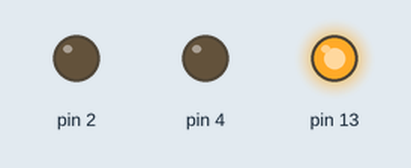
Simulated run of this sketch. Board: Arduino Uno, built with avr-gcc and run on an emulated ATmega328P. Shown: output pins drawn as LEDs (lit = HIGH).

Above: at 0.1 s.
At 10.3 s:
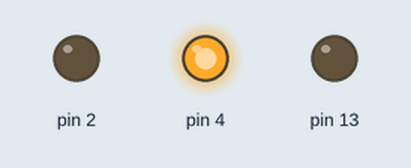
At 21.32 s:
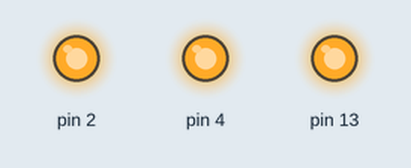
At 33.7 s:
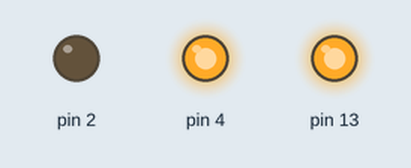
Timing chart, 0 to 35.2 s (numbered marks = the images above):
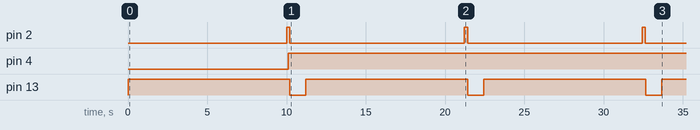

The sketch:

3_blinks.ino
```cpp
void setup()
{
  pinMode(13, OUTPUT);
    pinMode(2, OUTPUT);
    pinMode(4, OUTPUT);
}

void loop()
{
  digitalWrite(13, HIGH);
  delay(10000); // Wait for 1000 millisecond(s)
  digitalWrite(2, HIGH);
  delay(100); // Wait for 1000 millisecond(s)
  digitalWrite(4, HIGH);
  delay(100); // Wait for 1000 millisecond(s)
  digitalWrite(2, LOW);
  delay(10); // Wait for 1000 millisecond(s)
  digitalWrite(13, LOW);
  delay(1000); // Wait for 1000 millisecond(s)
  // digitalWrite(4, LOW);
  delay(10); // Wait for 1000 millisecond(s)
}
```

Measured:
- by itself, pin 2: alternates HIGH for 0.20 s and LOW for 11.0 s
- by itself, pin 4: LOW → HIGH at 10.1 s
- by itself, pin 13: alternates HIGH for 10.2 s and LOW for 1.0 s
